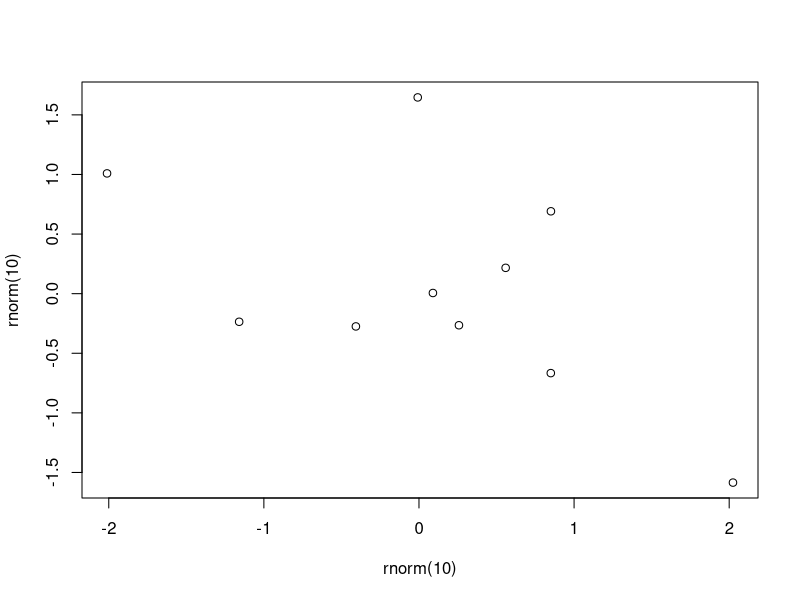

This figure's R source:
## ---- chunk 1
plot(rnorm(10), rnorm(10))
